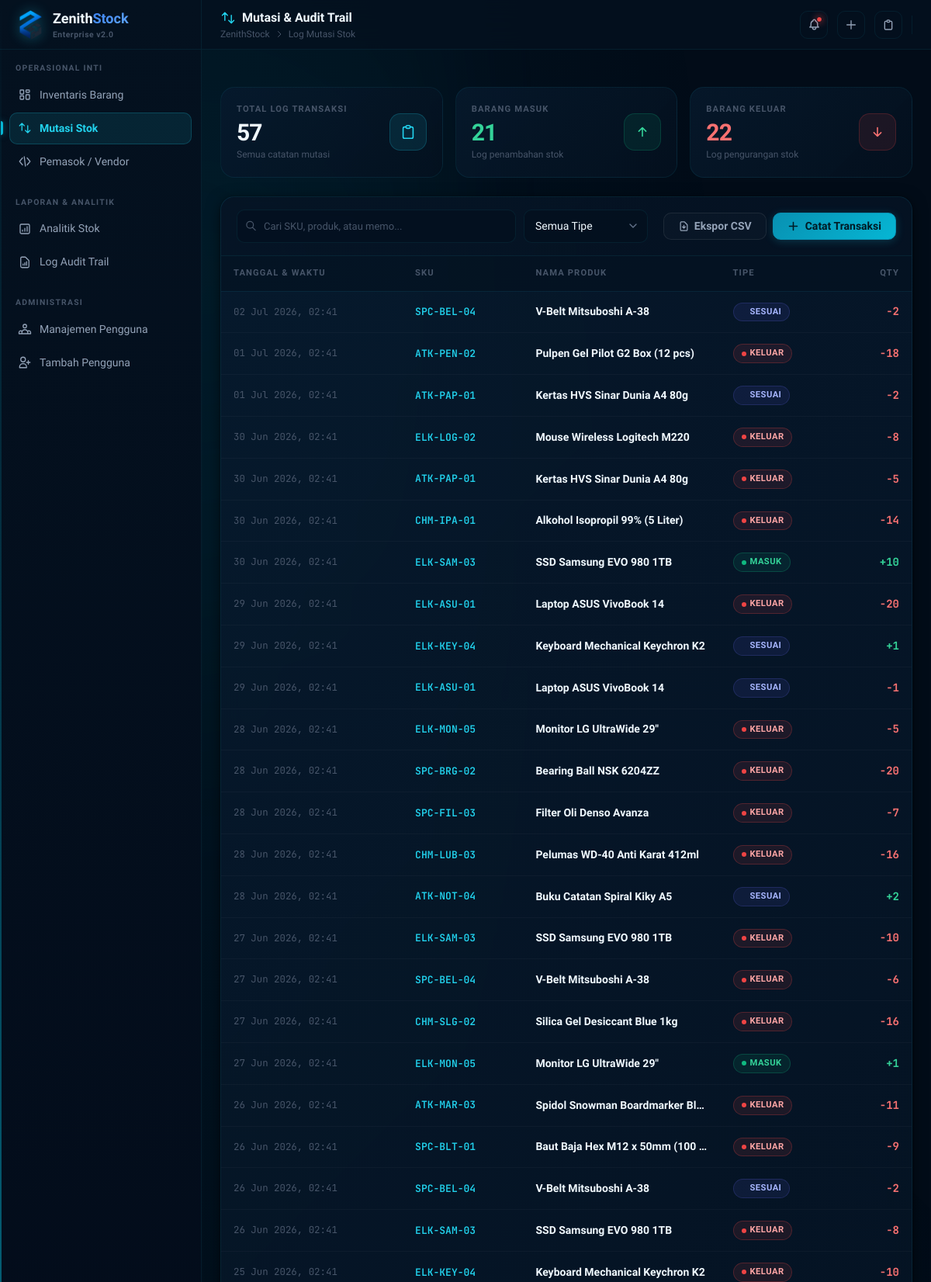
Screenshot of /movements/ (signed in, upper part) with the database file from the repository.
### zenithstock/models.py (models this page shows, shortened)
class StockMovement(db.Model):
    __tablename__ = 'stock_movements'
    id = db.Column(db.Integer, primary_key=True)
    product_id = db.Column(db.Integer, db.ForeignKey('products.id', ondelete='CASCADE'), nullable=False)
    user_id = db.Column(db.Integer, db.ForeignKey('users.id'), nullable=False)
    jumlah = db.Column(db.Integer, nullable=False) # Positif untuk barang masuk, negatif untuk keluar
    tipe = db.Column(db.String(20), nullable=False) # 'MASUK', 'KELUAR', 'PENYESUAIAN'
    keterangan = db.Column(db.String(255))
    created_at = db.Column(db.DateTime, nullable=False, default=datetime.utcnow)
    user = db.relationship('User', backref='movements')

class Product(db.Model):
    __tablename__ = 'products'
    id = db.Column(db.Integer, primary_key=True)
    sku = db.Column(db.String(20), unique=True, nullable=False, index=True)
    nama_barang = db.Column(db.String(100), nullable=False)
    kategori = db.Column(db.String(50), nullable=False)
    stok = db.Column(db.Integer, nullable=False, default=0)
    harga = db.Column(db.Integer, nullable=False, default=0)
    min_stok = db.Column(db.Integer, nullable=False, default=10) # threshold stok kritis produk
    lokasi_rak = db.Column(db.String(50)) # misal: 'Rak A-12', 'Gudang 2'
    supplier_id = db.Column(db.Integer, db.ForeignKey('suppliers.id'), nullable=True)
    movements = db.relationship('StockMovement', backref='product', lazy=True, cascade='all, delete-orphan')

### zenithstock/routes/movements.py (the view)
@movements_bp.route('/')
@login_required
def index():
    search_query = request.args.get('q', '').strip()
    type_filter = request.args.get('type', '').strip()
    query = StockMovement.query.join(Product)
    if search_query:
        query = query.filter(
            (Product.sku.ilike(f'%{search_query}%')) |
            (Product.nama_barang.ilike(f'%{search_query}%')) |
            (StockMovement.keterangan.ilike(f'%{search_query}%'))
        )
    if type_filter:
        query = query.filter(StockMovement.tipe == type_filter)
    movements   = query.order_by(StockMovement.created_at.desc()).all()
    total_log    = len(movements)
    total_masuk  = sum(1 for m in movements if m.tipe == 'MASUK')
    total_keluar = sum(1 for m in movements if m.tipe == 'KELUAR')
    if request.headers.get('HX-Request'):
        return render_template('movements/_table.html', movements=movements)
    return render_template('movements/index.html', movements=movements,
                           search_query=search_query, type_filter=type_filter,
                           total_log=total_log, total_masuk=total_masuk, total_keluar=total_keluar)

### zenithstock/models.py (called while the page is built)
    @property
    def is_active(self):
        return self.status == 'active'

    def is_admin(self):
        return self.role == 'admin'

### zenithstock/templates/movements/index.html (shortened to what this page needs)
{% extends "base.html" %}
{% block header_title %}
<svg style="width:20px;height:20px;color:var(--zs-cyan-400);" fill="none" viewBox="0 0 24 24" stroke="currentColor">
    <path stroke-linecap="round" stroke-linejoin="round" stroke-width="1.75" d="M7 16V4m0 0L3 8m4-4l4 4M17 8v12m0 0l4-4m-4 4l-4-4" />
</svg>
Mutasi & Audit Trail
{% endblock %}
{% block breadcrumb %}Log Mutasi Stok{% endblock %}
{% block content %}
<div class="space-y-6" x-data="{ searchQ: '{{ search_query or '' }}', typeFilter: '{{ type_filter or '' }}' }">
    <div class="grid grid-cols-1 sm:grid-cols-3 gap-4">
        <div class="stat-card">
            <div>
                <div class="stat-label">Total Log Transaksi</div>
                <div class="stat-value">{{ total_log }}</div>
                <div class="stat-sub">Semua catatan mutasi</div>
            </div>
            <div class="stat-icon cyan">
                <svg style="width:22px;height:22px;" fill="none" viewBox="0 0 24 24" stroke="currentColor">
                    <path stroke-linecap="round" stroke-linejoin="round" stroke-width="1.75" d="M9 5H7a2 2 0 00-2 2v12a2 2 0 002 2h10a2 2 0 002-2V7a2 2 0 00-2-2h-2M9 5a2 2 0 002 2h2a2 2 0 002-2M9 5a2 2 0 012-2h2a2 2 0 012 2" />
                </svg>
            </div>
        </div>
        <div class="stat-card">
            <div>
                <div class="stat-label">Barang Masuk</div>
                <div class="stat-value green">{{ total_masuk }}</div>
                <div class="stat-sub">Log penambahan stok</div>
            </div>
            <div class="stat-icon green">
                <svg style="width:22px;height:22px;" fill="none" viewBox="0 0 24 24" stroke="currentColor">
                    <path stroke-linecap="round" stroke-linejoin="round" stroke-width="1.75" d="M7 11l5-5m0 0l5 5m-5-5v12" />
                </svg>
            </div>
        </div>
        <div class="stat-card">
            <div>
                <div class="stat-label">Barang Keluar</div>
                <div class="stat-value red">{{ total_keluar }}</div>
                <div class="stat-sub">Log pengurangan stok</div>
            </div>
            <div class="stat-icon red">
                <svg style="width:22px;height:22px;" fill="none" viewBox="0 0 24 24" stroke="currentColor">
                    <path stroke-linecap="round" stroke-linejoin="round" stroke-width="1.75" d="M17 13l-5 5m0 0l-5-5m5 5V6" />
                </svg>
            </div>
        </div>
    </div>
    <div class="zs-panel">
        <div class="controls-bar">
            <div class="left">
                <div class="search-input-wrap" style="flex:1;min-width:220px;max-width:360px;">
                    <svg class="search-icon" fill="none" viewBox="0 0 24 24" stroke="currentColor">
                        <path stroke-linecap="round" stroke-linejoin="round" stroke-width="2" d="M21 21l-6-6m2-5a7 7 0 11-14 0 7 7 0 0114 0z" />
                    </svg>
                    <input
                        type="search"
                        id="movements-search"
                        name="q"
                        x-model="searchQ"
                        placeholder="Cari SKU, produk, atau memo..."
                        class="form-control"
                        hx-get="{{ url_for('movements.index') }}"
                        hx-trigger="keyup changed delay:300ms, search"
                        hx-target="#movements-table-container"
                        hx-include="[name='type']"
                        hx-push-url="true"
                        value="{{ search_query or '' }}"
                    >
                </div>
                <div class="select-wrapper filter-select">
                    <select
                        name="type"
                        id="type-filter"
                        class="form-control"
                        x-model="typeFilter"
                        hx-get="{{ url_for('movements.index') }}"
                        hx-target="#movements-table-container"
                        hx-include="[name='q']"
                        hx-trigger="change"
                        hx-push-url="true"
                    >
                        <option value="">Semua Tipe</option>
                    </select>
                </div>
            </div>
            <div class="right" style="display:flex;gap:8px;">
                <button type="button" onclick="exportTableToCSV('movements-table', 'zenithstock_mutasi.csv')" class="btn btn-secondary" style="border:1px solid rgba(255,255,255,0.08);background:rgba(255,255,255,0.02);color:var(--color-text-secondary);display:flex;align-items:center;gap:6px;" title="Ekspor data tabel ke berkas CSV">
                    <svg style="width:15px;height:15px;" fill="none" viewBox="0 0 24 24" stroke="currentColor">
                        <path stroke-linecap="round" stroke-linejoin="round" stroke-width="2" d="M12 10v6m0 0l-3-3m3 3l3-3m2 8H7a2 2 0 01-2-2V5a2 2 0 012-2h5.586a1 1 0 01.707.293l5.414 5.414a1 1 0 01.293.707V19a2 2 0 01-2 2z" />
                    </svg>
                    Ekspor CSV
                </button>
                <a href="{{ url_for('movements.create') }}" class="btn btn-primary" id="btn-record-movement">
                    <svg style="width:15px;height:15px;" fill="none" viewBox="0 0 24 24" stroke="currentColor">
                        <path stroke-linecap="round" stroke-linejoin="round" stroke-width="2.5" d="M12 4v16m8-8H4" />
                    </svg>
                    Catat Transaksi
                </a>
            </div>
        </div>
        <div id="movements-table-container" style="overflow-x:auto;">
            {% include "movements/_table.html" %}
        </div>
    </div>
</div>
{% endblock %}

### zenithstock/templates/movements/_table.html (shortened to what this page needs)
<table class="zs-table" id="movements-table">
    <thead>
        <tr>
            <th>Tanggal & Waktu</th>
            <th>SKU</th>
            <th>Nama Produk</th>
            <th>Tipe</th>
            <th style="text-align:right;">Qty</th>
        </tr>
    </thead>
    <tbody>
        {% if movements %}
            {% for m in movements %}
            <tr>
                <td style="font-family:var(--font-mono);font-size:0.775rem;color:var(--color-text-muted);white-space:nowrap;">
                    {{ m.created_at.strftime('%d %b %Y, %H:%M') }}
                </td>
                <td class="td-mono">{{ m.product.sku }}</td>
                <td class="td-primary" style="font-size:0.875rem;max-width:180px;white-space:nowrap;overflow:hidden;text-overflow:ellipsis;" title="{{ m.product.nama_barang }}">
                    {{ m.product.nama_barang }}
                </td>
                <td>
                    {% if m.tipe == 'MASUK' %}
                    <span class="badge green"><span class="badge-dot"></span>MASUK</span>
                    {% elif m.tipe == 'KELUAR' %}
                    <span class="badge red"><span class="badge-dot"></span>KELUAR</span>
                    {% else %}
                    <span class="badge indigo"><span class="badge-dot"></span>SESUAI</span>
                    {% endif %}
                </td>
                <td style="text-align:right;font-family:var(--font-mono);font-weight:700;font-size:0.875rem;">
                    {% if m.jumlah > 0 %}
                    <span style="color:#34d399;">+{{ m.jumlah }}</span>
                    {% elif m.jumlah < 0 %}
                    <span style="color:#f87171;">{{ m.jumlah }}</span>
                    {% else %}
                    <span style="color:var(--color-text-muted);">±0</span>
                    {% endif %}
                </td>
            </tr>
            {% endfor %}
        {% endif %}
    </tbody>
</table>

### rows the page displays
StockMovement: created_at "02 Jul 2026, 02:41", product.sku "SPC-BEL-04", product.nama_barang "V-Belt Mitsuboshi A-38", tipe "SESUAI", jumlah "-2"
StockMovement: created_at "01 Jul 2026, 02:41", product.sku "ATK-PEN-02", product.nama_barang "Pulpen Gel Pilot G2 Box (12 pcs)", tipe "KELUAR" (drawn), jumlah "-18"
StockMovement: created_at "01 Jul 2026, 02:41", product.sku "ATK-PAP-01", product.nama_barang "Kertas HVS Sinar Dunia A4 80g", tipe "SESUAI", jumlah "-2"
StockMovement: created_at "30 Jun 2026, 02:41", product.sku "ELK-LOG-02", product.nama_barang "Mouse Wireless Logitech M220", tipe "KELUAR" (drawn), jumlah "-8"
StockMovement: created_at "30 Jun 2026, 02:41", product.sku "ATK-PAP-01", product.nama_barang "Kertas HVS Sinar Dunia A4 80g", tipe "KELUAR" (drawn), jumlah "-5"
StockMovement: created_at "30 Jun 2026, 02:41", product.sku "CHM-IPA-01", product.nama_barang "Alkohol Isopropil 99% (5 Liter)", tipe "KELUAR" (drawn), jumlah "-14"
StockMovement: created_at "30 Jun 2026, 02:41", product.sku "ELK-SAM-03", product.nama_barang "SSD Samsung EVO 980 1TB", tipe "MASUK" (drawn), jumlah "10"
StockMovement: created_at "29 Jun 2026, 02:41", product.sku "ELK-ASU-01", product.nama_barang "Laptop ASUS VivoBook 14", tipe "KELUAR" (drawn), jumlah "-20"
StockMovement: created_at "29 Jun 2026, 02:41", product.sku "ELK-KEY-04", product.nama_barang "Keyboard Mechanical Keychron K2", tipe "SESUAI", jumlah "1"
StockMovement: created_at "29 Jun 2026, 02:41", product.sku "ELK-ASU-01", product.nama_barang "Laptop ASUS VivoBook 14", tipe "SESUAI", jumlah "-1"
StockMovement: created_at "28 Jun 2026, 02:41", product.sku "ELK-MON-05", product.nama_barang "Monitor LG UltraWide 29\"", tipe "KELUAR" (drawn), jumlah "-5"
StockMovement: created_at "28 Jun 2026, 02:41", product.sku "SPC-BRG-02", product.nama_barang "Bearing Ball NSK 6204ZZ", tipe "KELUAR" (drawn), jumlah "-20"
StockMovement: created_at "28 Jun 2026, 02:41", product.sku "SPC-FIL-03", product.nama_barang "Filter Oli Denso Avanza", tipe "KELUAR" (drawn), jumlah "-7"
StockMovement: created_at "28 Jun 2026, 02:41", product.sku "CHM-LUB-03", product.nama_barang "Pelumas WD-40 Anti Karat 412ml", tipe "KELUAR" (drawn), jumlah "-16"
StockMovement: created_at "28 Jun 2026, 02:41", product.sku "ATK-NOT-04", product.nama_barang "Buku Catatan Spiral Kiky A5", tipe "SESUAI", jumlah "2"
StockMovement: created_at "27 Jun 2026, 02:41", product.sku "ELK-SAM-03", product.nama_barang "SSD Samsung EVO 980 1TB", tipe "KELUAR" (drawn), jumlah "-10"
StockMovement: created_at "27 Jun 2026, 02:41", product.sku "SPC-BEL-04", product.nama_barang "V-Belt Mitsuboshi A-38", tipe "KELUAR" (drawn), jumlah "-6"
StockMovement: created_at "27 Jun 2026, 02:41", product.sku "CHM-SLG-02", product.nama_barang "Silica Gel Desiccant Blue 1kg", tipe "KELUAR" (drawn), jumlah "-16"
StockMovement: created_at "27 Jun 2026, 02:41", product.sku "ELK-MON-05", product.nama_barang "Monitor LG UltraWide 29\"", tipe "MASUK" (drawn), jumlah "1"
StockMovement: created_at "26 Jun 2026, 02:41", product.sku "ATK-MAR-03", product.nama_barang "Spidol Snowman Boardmarker Bl…", tipe "KELUAR" (drawn), jumlah "-11"
StockMovement: created_at "26 Jun 2026, 02:41", product.sku "SPC-BLT-01", product.nama_barang "Baut Baja Hex M12 x 50mm (100…", tipe "KELUAR" (drawn), jumlah "-9"
StockMovement: created_at "26 Jun 2026, 02:41", product.sku "SPC-BEL-04", product.nama_barang "V-Belt Mitsuboshi A-38", tipe "SESUAI", jumlah "-2"
StockMovement: created_at "26 Jun 2026, 02:41", product.sku "ELK-SAM-03", product.nama_barang "SSD Samsung EVO 980 1TB", tipe "KELUAR" (drawn), jumlah "-8"
StockMovement: created_at "25 Jun 2026, 02:41", product.sku "ELK-KEY-04", product.nama_barang "Keyboard Mechanical Keychron K2", tipe "KELUAR" (drawn), jumlah "-10"

### other values shown
{{ total_log }} "57"
{{ total_masuk }} "21"
{{ total_keluar }} "22"
